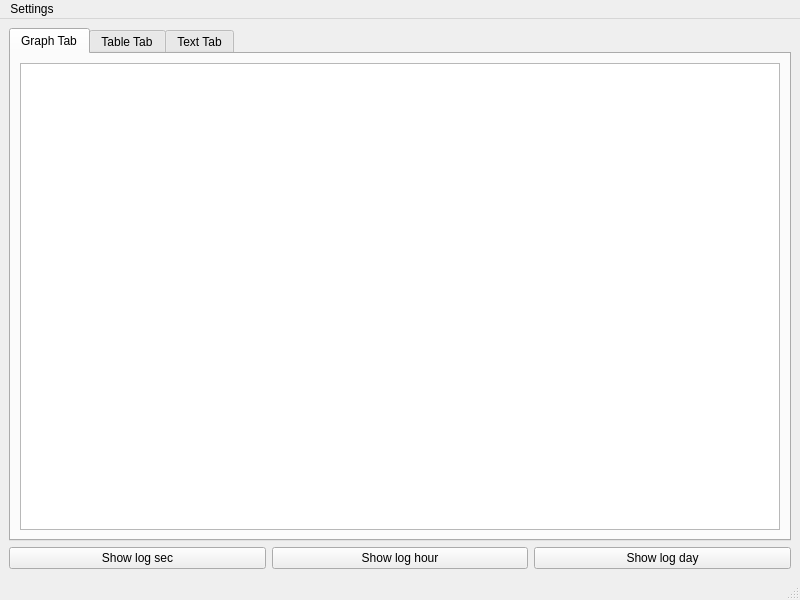
<?xml version="1.0" encoding="UTF-8"?>
<ui version="4.0">
 <class>MainWindow</class>
 <widget class="QMainWindow" name="MainWindow">
  <property name="geometry">
   <rect>
    <x>0</x>
    <y>0</y>
    <width>800</width>
    <height>600</height>
   </rect>
  </property>
  <property name="windowTitle">
   <string>MainWindow</string>
  </property>
  <property name="windowIcon">
   <iconset resource="Resources.qrc">
    <normaloff>:/Images/Images/icon.png</normaloff>:/Images/Images/icon.png</iconset>
  </property>
  <widget class="QWidget" name="centralWidget">
   <layout class="QGridLayout" name="gridLayout">
    <item row="0" column="0">
     <layout class="QVBoxLayout" name="verticalLayout" stretch="0,0">
      <property name="sizeConstraint">
       <enum>QLayout::SizeConstraint::SetNoConstraint</enum>
      </property>
      <item>
       <widget class="QTabWidget" name="tabWidget">
        <property name="currentIndex">
         <number>0</number>
        </property>
        <widget class="QWidget" name="tabGrapth">
         <attribute name="title">
          <string>Graph Tab</string>
         </attribute>
         <layout class="QGridLayout" name="gridLayout_5">
          <item row="0" column="0">
           <widget class="QChartView" name="graphicsView"/>
          </item>
         </layout>
        </widget>
        <widget class="QWidget" name="tabTable">
         <attribute name="title">
          <string>Table Tab</string>
         </attribute>
         <layout class="QGridLayout" name="gridLayout_4">
          <item row="0" column="0">
           <widget class="QTableWidget" name="tableWidget"/>
          </item>
         </layout>
        </widget>
        <widget class="QWidget" name="tabText">
         <attribute name="title">
          <string>Text Tab</string>
         </attribute>
         <layout class="QGridLayout" name="gridLayout_2">
          <item row="0" column="0">
           <widget class="QScrollArea" name="scrollArea">
            <property name="widgetResizable">
             <bool>true</bool>
            </property>
            <widget class="QWidget" name="scrollAreaWidgetContents">
             <property name="geometry">
              <rect>
               <x>0</x>
               <y>0</y>
               <width>756</width>
               <height>455</height>
              </rect>
             </property>
             <layout class="QGridLayout" name="gridLayout_3">
              <item row="0" column="0">
               <widget class="QLabel" name="scrollableText">
                <property name="text">
                 <string notr="true"/>
                </property>
               </widget>
              </item>
             </layout>
            </widget>
           </widget>
          </item>
         </layout>
        </widget>
       </widget>
      </item>
      <item>
       <layout class="QHBoxLayout" name="buttonsLayout">
        <item>
         <widget class="QPushButton" name="pushButton_log_sec">
          <property name="text">
           <string>Show log sec</string>
          </property>
         </widget>
        </item>
        <item>
         <widget class="QPushButton" name="pushButton_log_hour">
          <property name="text">
           <string>Show log hour</string>
          </property>
         </widget>
        </item>
        <item>
         <widget class="QPushButton" name="pushButton_log_day">
          <property name="text">
           <string>Show log day</string>
          </property>
         </widget>
        </item>
       </layout>
      </item>
     </layout>
    </item>
   </layout>
  </widget>
  <widget class="QMenuBar" name="menubar">
   <property name="geometry">
    <rect>
     <x>0</x>
     <y>0</y>
     <width>800</width>
     <height>21</height>
    </rect>
   </property>
   <widget class="QMenu" name="menuSettings">
    <property name="title">
     <string>Settings</string>
    </property>
    <widget class="QMenu" name="menu_Language">
     <property name="title">
      <string>&amp;Language</string>
     </property>
     <addaction name="actionEnglish"/>
     <addaction name="actionRussian"/>
    </widget>
    <addaction name="action_ChangeServer"/>
    <addaction name="separator"/>
    <addaction name="menu_Language"/>
    <addaction name="action_About"/>
   </widget>
   <addaction name="menuSettings"/>
  </widget>
  <widget class="QStatusBar" name="statusbar"/>
  <action name="action_ChangeServer">
   <property name="icon">
    <iconset theme="QIcon::ThemeIcon::NetworkWireless"/>
   </property>
   <property name="text">
    <string>&amp;Change server</string>
   </property>
   <property name="menuRole">
    <enum>QAction::MenuRole::NoRole</enum>
   </property>
  </action>
  <action name="action_About">
   <property name="checkable">
    <bool>false</bool>
   </property>
   <property name="icon">
    <iconset theme="QIcon::ThemeIcon::HelpAbout"/>
   </property>
   <property name="text">
    <string>&amp;About</string>
   </property>
   <property name="menuRole">
    <enum>QAction::MenuRole::NoRole</enum>
   </property>
  </action>
  <action name="actionEnglish">
   <property name="text">
    <string>English</string>
   </property>
  </action>
  <action name="actionRussian">
   <property name="text">
    <string>Russian</string>
   </property>
  </action>
 </widget>
 <customwidgets>
  <customwidget>
   <class>QChartView</class>
   <extends>QGraphicsView</extends>
   <header>QtCharts</header>
  </customwidget>
 </customwidgets>
 <resources>
  <include location="Resources.qrc"/>
 </resources>
 <connections/>
</ui>
